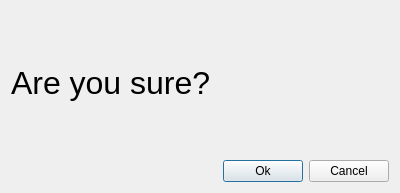
<?xml version="1.0" encoding="UTF-8"?>
<ui version="4.0">
 <class>sureDialog</class>
 <widget class="QDialog" name="sureDialog">
  <property name="geometry">
   <rect>
    <x>0</x>
    <y>0</y>
    <width>400</width>
    <height>193</height>
   </rect>
  </property>
  <property name="windowTitle">
   <string>Dialog</string>
  </property>
  <layout class="QVBoxLayout" name="verticalLayout">
   <item>
    <widget class="QLabel" name="label">
     <property name="font">
      <font>
       <pointsize>24</pointsize>
      </font>
     </property>
     <property name="text">
      <string>Are you sure?</string>
     </property>
    </widget>
   </item>
   <item>
    <layout class="QHBoxLayout" name="horizontalLayout">
     <item>
      <spacer name="horizontalSpacer">
       <property name="orientation">
        <enum>Qt::Horizontal</enum>
       </property>
       <property name="sizeHint" stdset="0">
        <size>
         <width>40</width>
         <height>20</height>
        </size>
       </property>
      </spacer>
     </item>
     <item>
      <widget class="QPushButton" name="okButton">
       <property name="text">
        <string>Ok</string>
       </property>
      </widget>
     </item>
     <item>
      <widget class="QPushButton" name="cancelButton">
       <property name="text">
        <string>Cancel</string>
       </property>
      </widget>
     </item>
    </layout>
   </item>
  </layout>
 </widget>
 <resources/>
 <connections/>
</ui>
